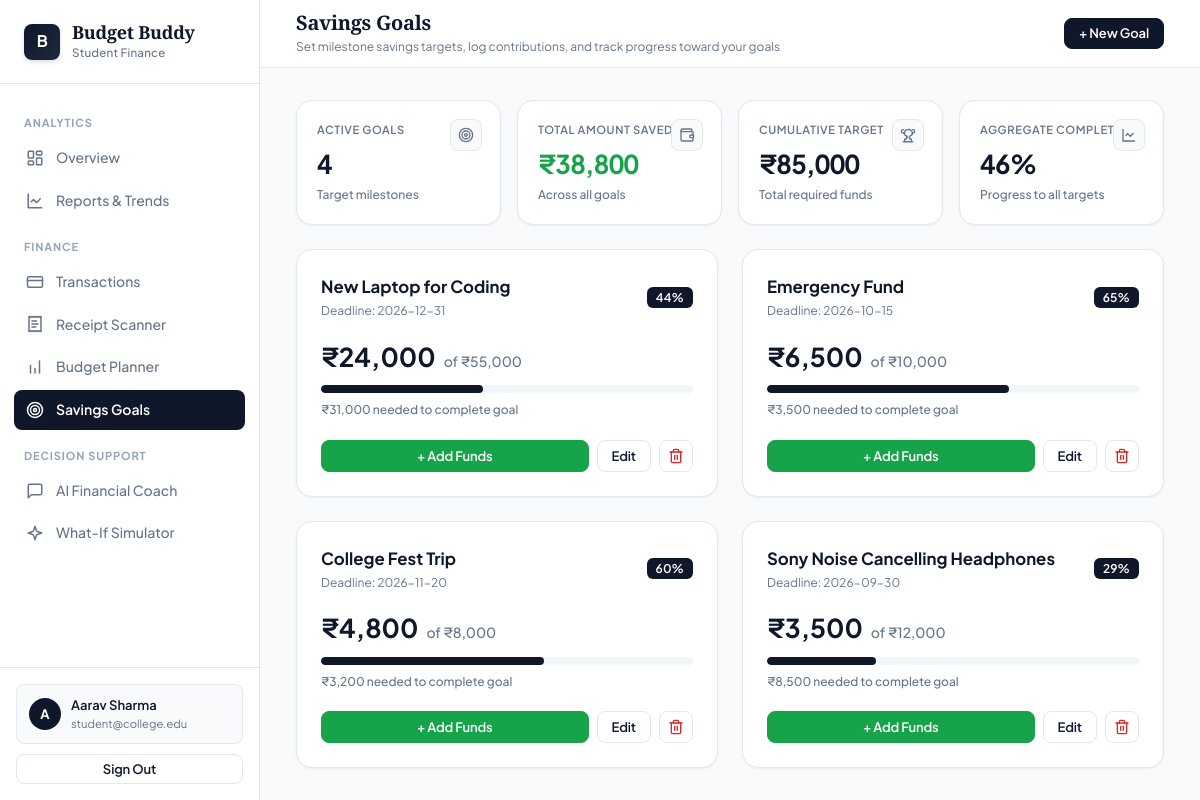
The app's page /goals (signed in), older data.
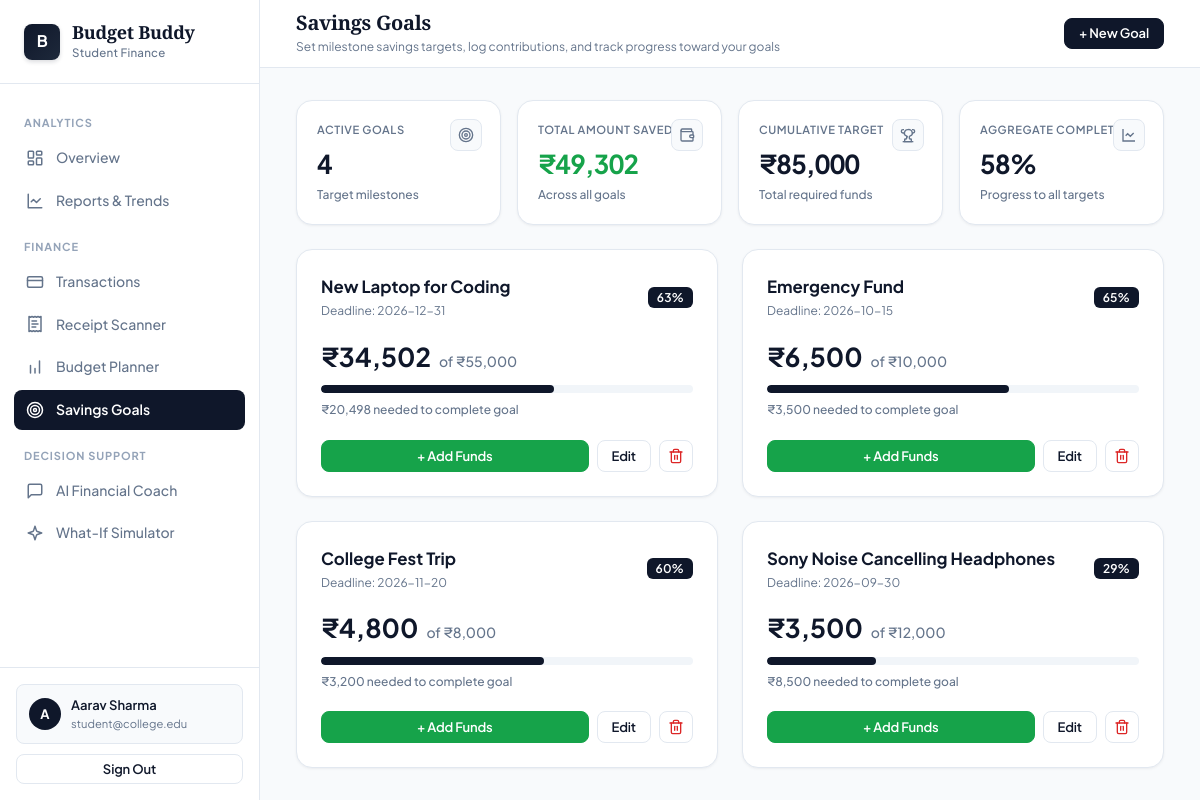
The same page, newer data.
### tables this page shows
CREATE TABLE savings_goals (
        id TEXT PRIMARY KEY,
        user_id TEXT NOT NULL,
        name TEXT NOT NULL,
        target_amount REAL NOT NULL,
        saved_amount REAL DEFAULT 0,
        deadline TEXT,
        created_at TEXT
    );

### app/routes/goals.py (the view)
@goals_bp.route('/goals')
@login_required
def goals():
    user_id = session['user_id']
    all_goals = db.get_goals(user_id)
    return render_template('goals.html', goals=all_goals, today=str(date.today()))

### app/services/local_db.py (called while the page is built)
def get_db():
    conn = sqlite3.connect(DB_PATH)
    conn.row_factory = sqlite3.Row
    return conn

def local_get_goals(user_id: str):
    init_local_db()
    conn = get_db()
    cursor = conn.cursor()
    cursor.execute("SELECT * FROM savings_goals WHERE user_id = ?", (user_id,))
    rows = cursor.fetchall()
    conn.close()
    return [dict(r) for r in rows]

### app/services/supabase_service.py (called while the page is built, shortened)
def is_supabase_configured() -> bool:
    url = os.environ.get('SUPABASE_URL', '').strip()
    key = os.environ.get('SUPABASE_KEY', '').strip()
    return bool(
        url and key
        and not url.startswith('https://your-project')
        and not url.startswith('your_supabase')
        and 'dummy' not in url
    )

def get_client():
    global _client
    if _client is None:
        if not is_supabase_configured():
            return None
    return _client

def get_goals(user_id: str):
    client = get_client()
    return local_db.local_get_goals(user_id)

### app/templates/goals.html (shortened to what the changed rows need)
{% extends "base.html" %}
{% block content %}
{% if goals %}
{% set total_target = namespace(v=0) %}
{% set total_saved_ns = namespace(v=0) %}
{% for g in goals %}
  {% set total_target.v = total_target.v + g.target_amount %}
  {% set total_saved_ns.v = total_saved_ns.v + g.saved_amount %}
{% endfor %}
<div class="stats-grid mb-24">
  <div class="stat-card">
    <div class="label">Active Goals</div>
    <div class="value">{{ goals | length }}</div>
    <div class="meta">Target milestones</div>
    <div class="icon-chip">
      <svg viewBox="0 0 24 24"><circle cx="12" cy="12" r="10"/><circle cx="12" cy="12" r="6"/><circle cx="12" cy="12" r="2"/></svg>
    </div>
  </div>
  <div class="stat-card">
    <div class="label">Total Amount Saved</div>
    <div class="value success">₹{{ "{:,.0f}".format(total_saved_ns.v) }}</div>
    <div class="meta">Across all goals</div>
    <div class="icon-chip">
      <svg viewBox="0 0 24 24"><path d="M19 7V4a1 1 0 0 0-1-1H5a2 2 0 0 0 0 4h15a1 1 0 0 1 1 1v4h-3a2 2 0 0 0 0 4h3a1 1 0 0 0 1-1v-2a1 1 0 0 0-1-1"/><path d="M3 5v14a2 2 0 0 0 2 2h15a1 1 0 0 0 1-1v-4"/></svg>
    </div>
  </div>
  <div class="stat-card">
    <div class="label">Cumulative Target</div>
    <div class="value">₹{{ "{:,.0f}".format(total_target.v) }}</div>
    <div class="meta">Total required funds</div>
    <div class="icon-chip">
    </div>
  </div>
  <div class="stat-card">
    <div class="label">Aggregate Completion</div>
    <div class="value {{ 'success' if total_saved_ns.v >= total_target.v else '' }}">
      {{ "{:.0f}".format((total_saved_ns.v / total_target.v * 100) if total_target.v else 0) }}%
    </div>
    <div class="meta">Progress to all targets</div>
    <div class="icon-chip">
      <svg viewBox="0 0 24 24"><path d="M3 3v18h18"/><path d="m19 9-5 5-4-4-3 3"/></svg>
    </div>
  </div>
</div>
{% endif %}
{% if goals %}
<div class="grid-2">
  {% for goal in goals %}
  {% set pct = [(goal.saved_amount / goal.target_amount * 100) if goal.target_amount else 0, 100] | min %}
  {% set remaining_amt = [goal.target_amount - goal.saved_amount, 0] | max %}
  <div class="card">
    <div class="d-flex justify-between align-center mb-16">
      <div>
        <div style="font-size: 1.05rem; font-weight: 700; color: var(--text);">{{ goal.name }}</div>
        {% if goal.deadline %}
        <div style="font-size: 0.75rem; color: var(--text-secondary); margin-top: 2px;">Deadline: {{ goal.deadline }}</div>
        {% endif %}
      </div>
      <span class="badge {{ 'badge-success' if pct >= 100 else 'badge-primary' }}">
        {{ 'Completed' if pct >= 100 else "{:.0f}".format(pct) + '%' }}
      </span>
    </div>
    <div class="d-flex align-center gap-8 mb-8" style="align-items: baseline;">
      <span style="font-size: 1.625rem; font-weight: 700; color: var(--primary);">₹{{ "{:,.0f}".format(goal.saved_amount) }}</span>
      <span style="font-size: 0.875rem; color: var(--text-secondary); font-weight: 500;">of ₹{{ "{:,.0f}".format(goal.target_amount) }}</span>
    </div>
    <div class="progress-bar-bg mb-8" style="height: 8px;">
      <div class="progress-bar-fill {{ 'success' if pct >= 100 else '' }}" style="width: {{ pct }}%;"></div>
    </div>
    <div style="font-size: 0.75rem; color: var(--text-secondary); font-weight: 500; margin-bottom: 20px;">
      {% if pct < 100 %}
        ₹{{ "{:,.0f}".format(remaining_amt) }} needed to complete goal
      {% else %}
        Goal reached successfully!
      {% endif %}
    </div>
    <div class="d-flex gap-8">
      <button type="button" onclick="openContributeModal('{{ goal.id }}', '{{ goal.name | e }}')" class="btn btn-success btn-sm" style="flex: 1;">
        + Add Funds
      </button>
      <button type="button"
              onclick="openEditGoalFromBtn(this)"
              data-id="{{ goal.id }}"
              data-name="{{ goal.name }}"
              data-target="{{ goal.target_amount }}"
              data-saved="{{ goal.saved_amount }}"
              data-deadline="{{ goal.deadline or '' }}"
              class="btn btn-outline btn-sm">
        Edit
      </button>
      <form method="POST" action="{{ url_for('goals.delete_goal', goal_id=goal.id) }}" onsubmit="return confirm('Delete this savings goal?');" style="display:inline;">
        <button type="submit" class="btn btn-outline btn-sm btn-icon" style="color: var(--danger);" title="Delete">
          <svg viewBox="0 0 24 24"><path d="M3 6h18"/><path d="M19 6v14c0 1-1 2-2 2H7c-1 0-2-1-2-2V6"/><path d="M8 6V4c0-1 1-2 2-2h4c1 0 2 1 2 2v2"/><line x1="10" x2="10" y1="11" y2="17"/><line x1="14" x2="14" y1="11" y2="17"/></svg>
        </button>
      </form>
    </div>
  </div>
  {% endfor %}
</div>
{% endif %}
{% endblock %}

Row changes from the older to the newer data that the page shows:
changed savings_goals "New Laptop for Coding": value "44%" → "63%"; saved_amount "24,000" → "34,502"; {{ pct }} 43.63636363636363 → 62.730909090909094 (drawn); remaining_amt "31,000" → "20,498"
Text that changed along with them:
{{ "{:,.0f}".format(total_saved_ns.v) }}: "38,800" → "49,302"
text no longer shown: "46"
text now shown: "58"
